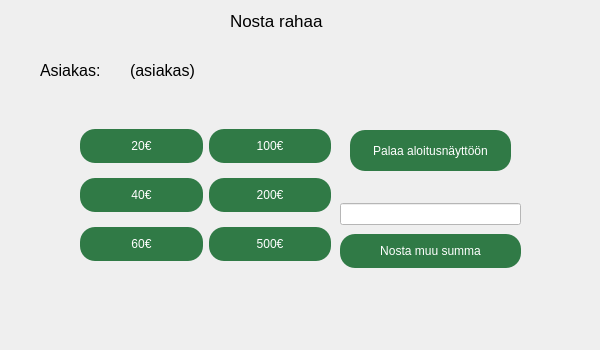
<?xml version="1.0" encoding="UTF-8"?>
<ui version="4.0">
 <class>nosto</class>
 <widget class="QWidget" name="nosto">
  <property name="geometry">
   <rect>
    <x>0</x>
    <y>0</y>
    <width>600</width>
    <height>350</height>
   </rect>
  </property>
  <property name="windowTitle">
   <string>Form</string>
  </property>
  <property name="styleSheet">
   <string notr="true">#nosto{
border-image: url(:/images/taustabank.png);
}
QMessageBox{
	background-color: rgb(72, 183, 106);
}
QPushButton{
 padding: 10px 20px;
  font-size: 12px;
  text-align: center;
  text-decoration: none;
  outline: none;
  color: #fff;
	background-color: rgb(48, 122, 70);
  border: none;
  border-radius: 15px;
}
QPushButton:pressed{
	
	background-color: rgb(40, 103, 59);
}
QPushButton:hover:!pressed{
	background-color: rgb(89, 226, 130);}
</string>
  </property>
  <widget class="QLabel" name="label">
   <property name="geometry">
    <rect>
     <x>230</x>
     <y>10</y>
     <width>121</width>
     <height>21</height>
    </rect>
   </property>
   <property name="font">
    <font>
     <pointsize>13</pointsize>
    </font>
   </property>
   <property name="text">
    <string>Nosta rahaa</string>
   </property>
  </widget>
  <widget class="QLabel" name="label_2">
   <property name="geometry">
    <rect>
     <x>40</x>
     <y>60</y>
     <width>81</width>
     <height>21</height>
    </rect>
   </property>
   <property name="font">
    <font>
     <pointsize>12</pointsize>
    </font>
   </property>
   <property name="text">
    <string>Asiakas:</string>
   </property>
  </widget>
  <widget class="QLabel" name="asiakasnro">
   <property name="geometry">
    <rect>
     <x>130</x>
     <y>60</y>
     <width>81</width>
     <height>21</height>
    </rect>
   </property>
   <property name="font">
    <font>
     <pointsize>12</pointsize>
    </font>
   </property>
   <property name="text">
    <string>(asiakas)</string>
   </property>
  </widget>
  <widget class="QPushButton" name="alkuun">
   <property name="geometry">
    <rect>
     <x>350</x>
     <y>130</y>
     <width>161</width>
     <height>41</height>
    </rect>
   </property>
   <property name="styleSheet">
    <string notr="true"/>
   </property>
   <property name="text">
    <string>Palaa aloitusnäyttöön</string>
   </property>
  </widget>
  <widget class="QWidget" name="layoutWidget">
   <property name="geometry">
    <rect>
     <x>80</x>
     <y>120</y>
     <width>251</width>
     <height>151</height>
    </rect>
   </property>
   <layout class="QGridLayout" name="gridLayout">
    <item row="0" column="1">
     <widget class="QPushButton" name="sata">
      <property name="styleSheet">
       <string notr="true"/>
      </property>
      <property name="text">
       <string>100€</string>
      </property>
     </widget>
    </item>
    <item row="1" column="0">
     <widget class="QPushButton" name="nelkyt">
      <property name="styleSheet">
       <string notr="true"/>
      </property>
      <property name="text">
       <string>40€</string>
      </property>
     </widget>
    </item>
    <item row="2" column="0">
     <widget class="QPushButton" name="kuuskyt">
      <property name="styleSheet">
       <string notr="true"/>
      </property>
      <property name="text">
       <string>60€</string>
      </property>
     </widget>
    </item>
    <item row="1" column="1">
     <widget class="QPushButton" name="kakssata">
      <property name="styleSheet">
       <string notr="true"/>
      </property>
      <property name="text">
       <string>200€</string>
      </property>
     </widget>
    </item>
    <item row="2" column="1">
     <widget class="QPushButton" name="viissata">
      <property name="styleSheet">
       <string notr="true"/>
      </property>
      <property name="text">
       <string>500€</string>
      </property>
     </widget>
    </item>
    <item row="0" column="0">
     <widget class="QPushButton" name="kakskyt">
      <property name="styleSheet">
       <string notr="true"/>
      </property>
      <property name="text">
       <string>20€</string>
      </property>
     </widget>
    </item>
   </layout>
  </widget>
  <widget class="QWidget" name="layoutWidget">
   <property name="geometry">
    <rect>
     <x>340</x>
     <y>200</y>
     <width>181</width>
     <height>71</height>
    </rect>
   </property>
   <layout class="QVBoxLayout" name="verticalLayout">
    <item>
     <widget class="QLineEdit" name="muusummaedit">
      <property name="styleSheet">
       <string notr="true">background-color: rgb(255, 255, 255);</string>
      </property>
     </widget>
    </item>
    <item>
     <widget class="QPushButton" name="muusumma">
      <property name="styleSheet">
       <string notr="true"/>
      </property>
      <property name="text">
       <string>Nosta muu summa</string>
      </property>
     </widget>
    </item>
   </layout>
  </widget>
 </widget>
 <resources/>
 <connections/>
</ui>
